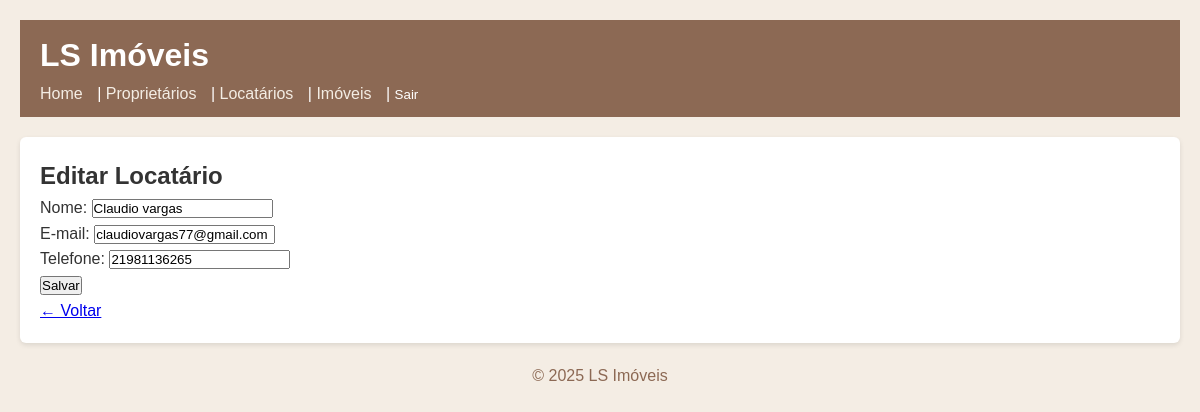
The page /locatarios/2/editar/ (signed in) on the database its author committed.
### core/models.py (models this page shows, shortened)
class Locatario(models.Model):
    nome = models.CharField('Nome', max_length=200)
    email = models.EmailField('E-mail')
    telefone = models.CharField('Telefone', max_length=20)

### core/views.py (the view)
# urls.py: path('locatarios/<int:pk>/editar/',  views.LocatarioUpdate.as_view(), name='loc_edit'),
class LocatarioUpdate(LoginRequiredMixin, UpdateView):
    login_url = 'login'
    model = Locatario
    fields = ['nome', 'email', 'telefone']
    template_name = 'core/locatario_form.html'
    success_url = reverse_lazy('core:loc_list')

### core/templates/core/locatario_form.html (shortened to what this page needs)
{% extends 'core/base.html' %}
{% block content %}
  <h2>{% if object %}Editar{% else %}Novo{% endif %} Locatário</h2>
  <form method="post">
    {{ form.as_p }}
    <button type="submit">Salvar</button>
  </form>
  <p><a href="{% url 'core:loc_list' %}">← Voltar</a></p>
{% endblock %}

### core/static/core/css/style.css (style rules this page uses)
:root { --terra-claro: #f4ede4; --terra-medio: #c9b39a; --terra-escuro: #8c6954; --texto-principal: #333; }
* { box-sizing: border-box; margin: 0; padding: 0; }
body { font-family: sans-serif; background: var(--terra-claro); color: var(--texto-principal); line-height: 1.6; padding: 20px; }

### rows shown on the page
Locatario: nome "Claudio vargas", email "claudiovargas77@gmail.com", telefone "21981136265"
